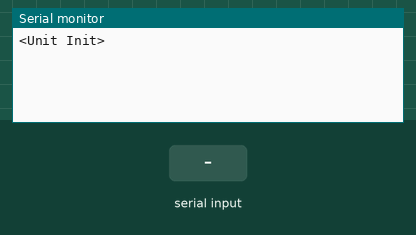
Simulated run of this sketch. Board: Arduino Uno, built with avr-gcc and run on an emulated ATmega328P. Shown: the last lines printed to the serial monitor. Inputs (shaded band) come from the test bench.

Above: at 1.2 s.
1.3 s: "R1ON\n" received over Serial
At 1.9 s:
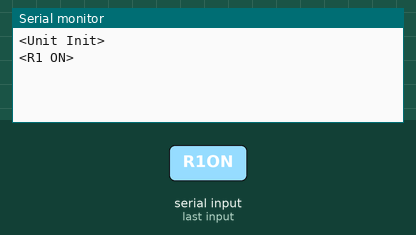
2.8 s: "R1OFF\n" received over Serial
At 4.3 s:
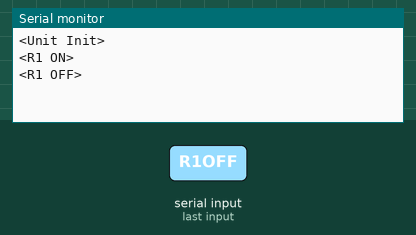

The sketch:

relayboardBasic.ino
```cpp
#define R1 2
#define R2 3
#define R3 4
#define R4 5

String  MSG = "";
String inputString = "";         // a String to hold incoming data
boolean stringComplete = false;  // whether the string is complete

 void setup(){
   Serial.begin(115200);
   Serial.println("<Unit Init>");

  // reserve 200 bytes for the inputString:
  inputString.reserve(200);

   //Setup all the Arduino Pins
   pinMode(R1, OUTPUT);
   pinMode(R2, OUTPUT);
   pinMode(R3, OUTPUT);
   pinMode(R4, OUTPUT);

   //Turn OFF any power to the Relay channels
   digitalWrite(R1,HIGH);
   digitalWrite(R2,HIGH);
   digitalWrite(R3,HIGH);
   digitalWrite(R4,HIGH);
 }

 void loop(){
  if (stringComplete) {
    //Serial.println(inputString);
    // clear the string:
    ParseString();
    inputString = "";
    stringComplete = false;
  }


 }

 void ParseString(){
      //Serial.print(MSG);
    if (MSG.indexOf("R1ON") >=0){
      digitalWrite(R1, LOW);
      Serial.println("<R1 ON>");
      }
    if (MSG.indexOf("R1OFF") >=0){
      digitalWrite(R1, HIGH);
      Serial.println("<R1 OFF>");
      }

    if (MSG.indexOf("R2ON") >=0){
      digitalWrite(R2, LOW);
      Serial.println("<R2 ON>");
      }
    if (MSG.indexOf("R2OFF") >=0){
      digitalWrite(R2, HIGH);
      Serial.println("<R2 OFF>");
      }

     if (MSG.indexOf("R3ON") >=0){
      digitalWrite(R3, LOW);
      Serial.println("<R3 ON>");
      }
    if (MSG.indexOf("R3OFF") >=0){
      digitalWrite(R3, HIGH);
      Serial.println("<R3 OFF>");
      }

     if (MSG.indexOf("R4ON") >=0){
      digitalWrite(R4, LOW);
      Serial.println("<R4 ON>");
      }
    if (MSG.indexOf("R4OFF") >=0){
      digitalWrite(R4, HIGH);
      Serial.println("<R4 OFF>");
      }

    MSG = "";

    }


 void serialEvent() {
    while (Serial.available()) {
      // get the new byte:
      char inChar = (char)Serial.read();
      // add it to the inputString:
      inputString += inChar;
      // if the incoming character is a newline, set a flag so the main loop can
      // do something about it:
      if (inChar == '\n') {
        stringComplete = true;
        MSG = inputString;
      }
    }
}
```

Measured:
- after the input at 1.3 s, the serial monitor: prints a new line at once (image 1)
- after the input at 2.8 s, the serial monitor: prints a new line at once (image 2)
